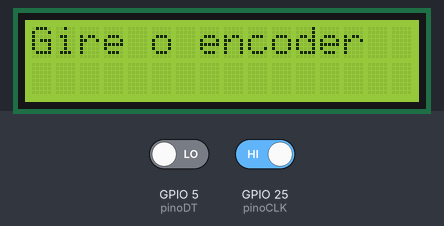
This sketch was run on a simulated ESP32. Shown: 16×2 character LCD. Inputs (shaded band) come from the test bench; at power-on: GPIO 25 (pinoCLK) HIGH, GPIO 5 (pinoDT) LOW. What the sketch prints to the serial monitor is not drawn.

Above: at 1.2 s.
1.3 s: GPIO 25 (pinoCLK) driven LOW
At 2.3 s:
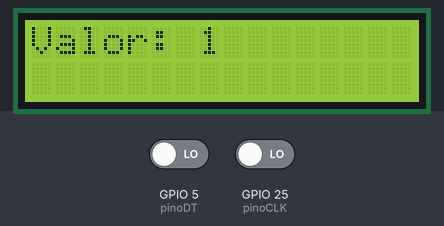
2.8 s: GPIO 25 (pinoCLK) driven HIGH
At 3.5 s:
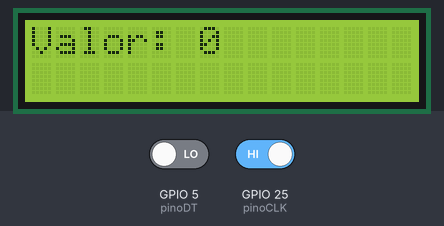
Timing chart, 0 to 5.8 s (numbered marks = the images above; inputs shaded):
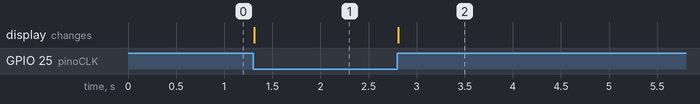

Measured:
- after the input at 1.3 s, the display: changes at once (image 1)
- after the input at 2.8 s, the display: changes at once (image 2)

The sketch:

teste3.ino
```cpp
#include <Wire.h>
#include <LiquidCrystal_I2C.h>

#define pinoCLK 25
#define pinoDT 5

int lcdColumns = 16;
int lcdRows = 2;
LiquidCrystal_I2C lcd(0x27, lcdColumns, lcdRows);

int contador = 0;
int ultimoEstadoCLK;

void setup() {
  Serial.begin(115200);

  pinMode(pinoCLK, INPUT);
  pinMode(pinoDT, INPUT);

  lcd.init();
  lcd.backlight();
  lcd.setCursor(0, 0);
  lcd.print("Gire o encoder");

  ultimoEstadoCLK = digitalRead(pinoCLK);
}

void loop() {
  int estadoAtualCLK = digitalRead(pinoCLK);

  if (estadoAtualCLK != ultimoEstadoCLK) {
    if (digitalRead(pinoDT) != estadoAtualCLK) {
      contador--; // Gira para esquerda
    } else {
      contador++; // Gira para direita
    }

    lcd.clear(); // Apaga LCD
    lcd.setCursor(0, 0);
    lcd.print("Valor: ");
    lcd.print(contador);

    Serial.println(contador);
  }

  ultimoEstadoCLK = estadoAtualCLK;
}
```
